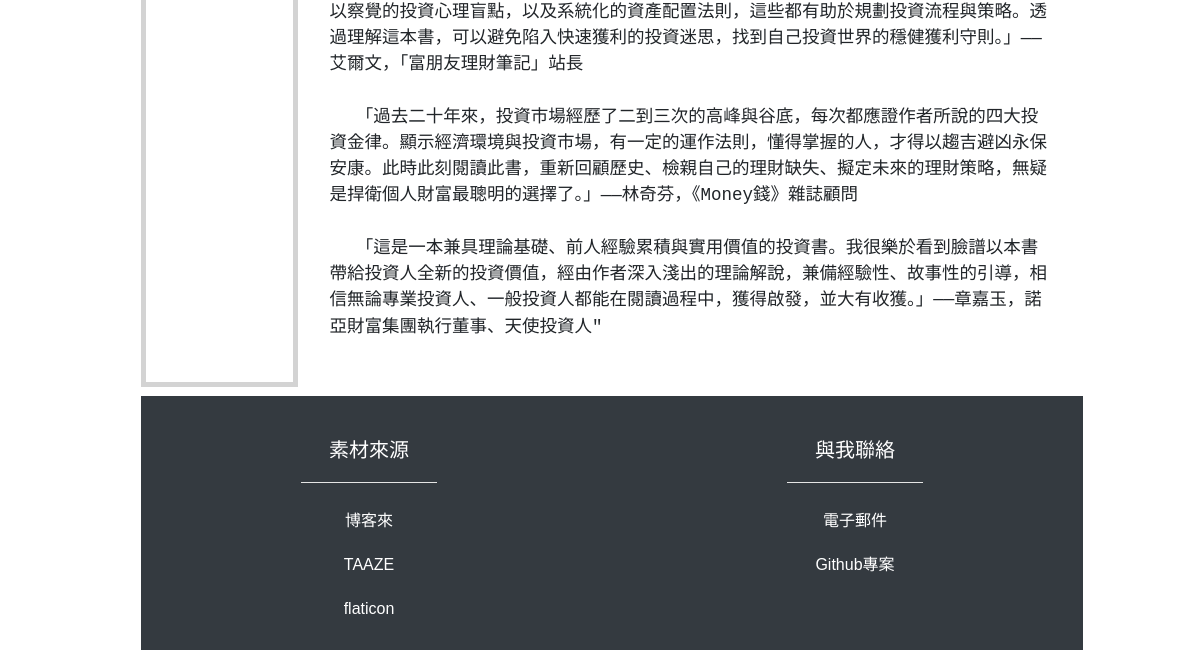
Before: /products.php?id=9789862354834 (lower part) with the older database file.
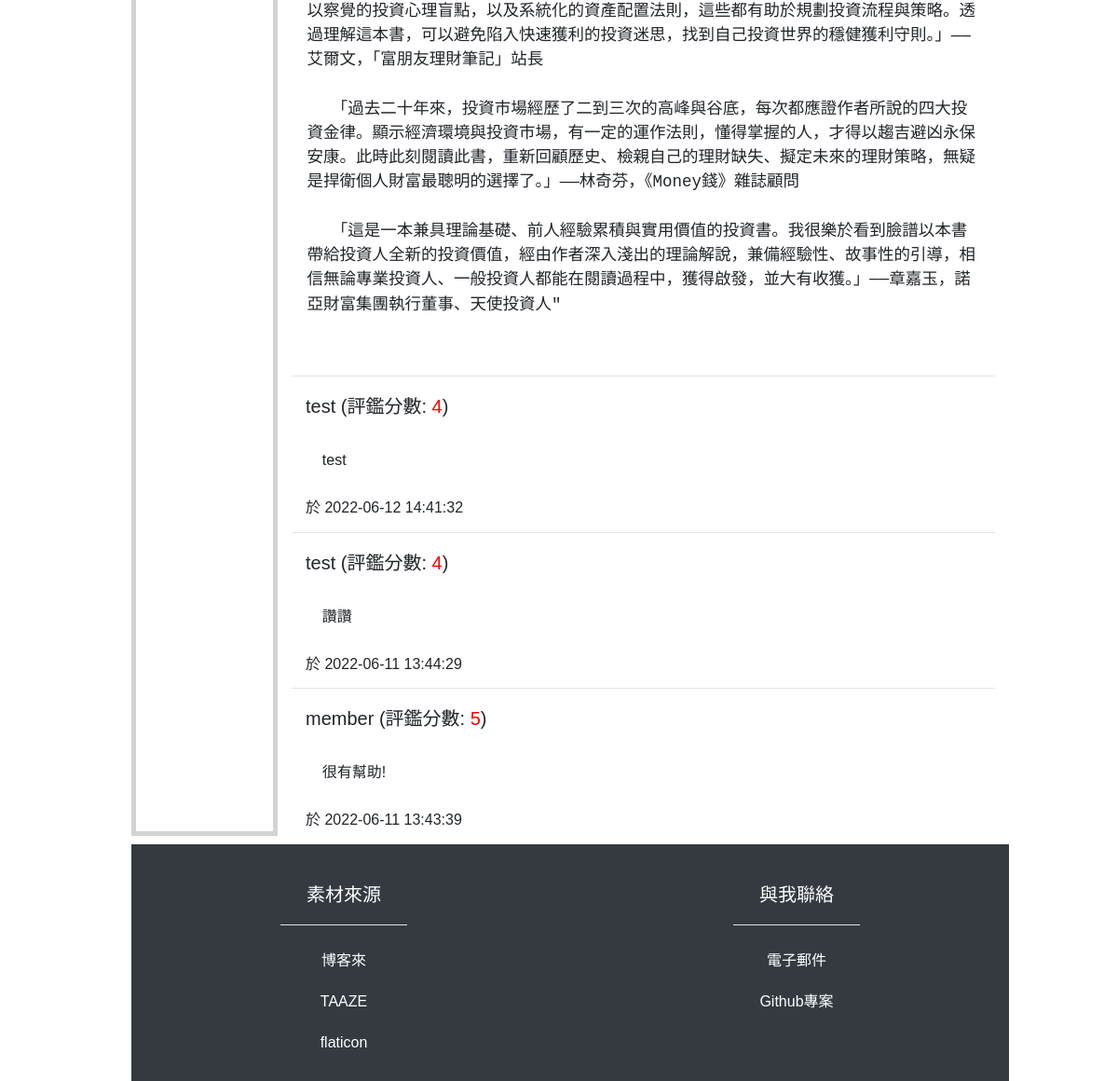
After: the same page with the newer database file.
### tables this page shows
CREATE TABLE `comment` (
  `account` varchar(20) NOT NULL,
  `time` datetime NOT NULL,
  `rate` int(11) NOT NULL,
  `content` text DEFAULT NULL,
  `isbn` varchar(13) NOT NULL
);

### products.php (the view, shortened to what this page needs)
<?php
$link = mysqli_connect("localhost", "root", "root123456", "group_07") or die("無法開啟MySQL資料庫連結!<br>");
mysqli_query($link, 'SET CHARACTER SET utf8');
mysqli_query($link, "SET collation_connection = 'utf8_unicode_ci'");
?>
<!DOCTYPE html>
<html lang="en">
<head>
    <?php include("import.php");?>
</head>
<body>
    <div class="container-fulid">
        <div class="row" style="margin-top: 1%;">
            <?php include("sidebar.php"); ?>
            <div class="col-12 col-lg-10">
                <div class="row">
                    <div class="col-12 content">
                        <pre>
                        </pre>
                    </div>
                </div>
                <?php
                    $id = $_GET["id"];
                    $result = mysqli_query($link, "SELECT * FROM comment where isbn = '$id' ORDER BY time DESC");
                    while ($row2 = mysqli_fetch_assoc($result)) {
                        echo '
                        <hr>
                        <div class="col-12">
                            <h4>'.$row2['account'].'&nbsp;(評鑑分數:&nbsp;<span style="color:red;">'.$row2['rate'].'</span>)</h4>
                            <br>';
                        if ($row2['content'] != "") {
                            echo '
                            <h5 style="font-weight:normal;">&nbsp;&nbsp;&nbsp;&nbsp;'.$row2['content'].'</h5>
                            <br>';
                        }
                            echo '
                            <h6>於&nbsp;'.$row2['time'].'</h6>
                        </div>';
                    }
                ?>
            </div>
        </div>
        <?php include("footer.php"); ?>
    </div>
</body>
</html>

Changed rows visible on the page:
added comment: account "test", rate "4", content "test", time "2022-06-12 14:41:32"
added comment: account "test", rate "4", content "讚讚", time "2022-06-11 13:44:29"
added comment: account "member", rate "5", content "很有幫助!", time "2022-06-11 13:43:39"
